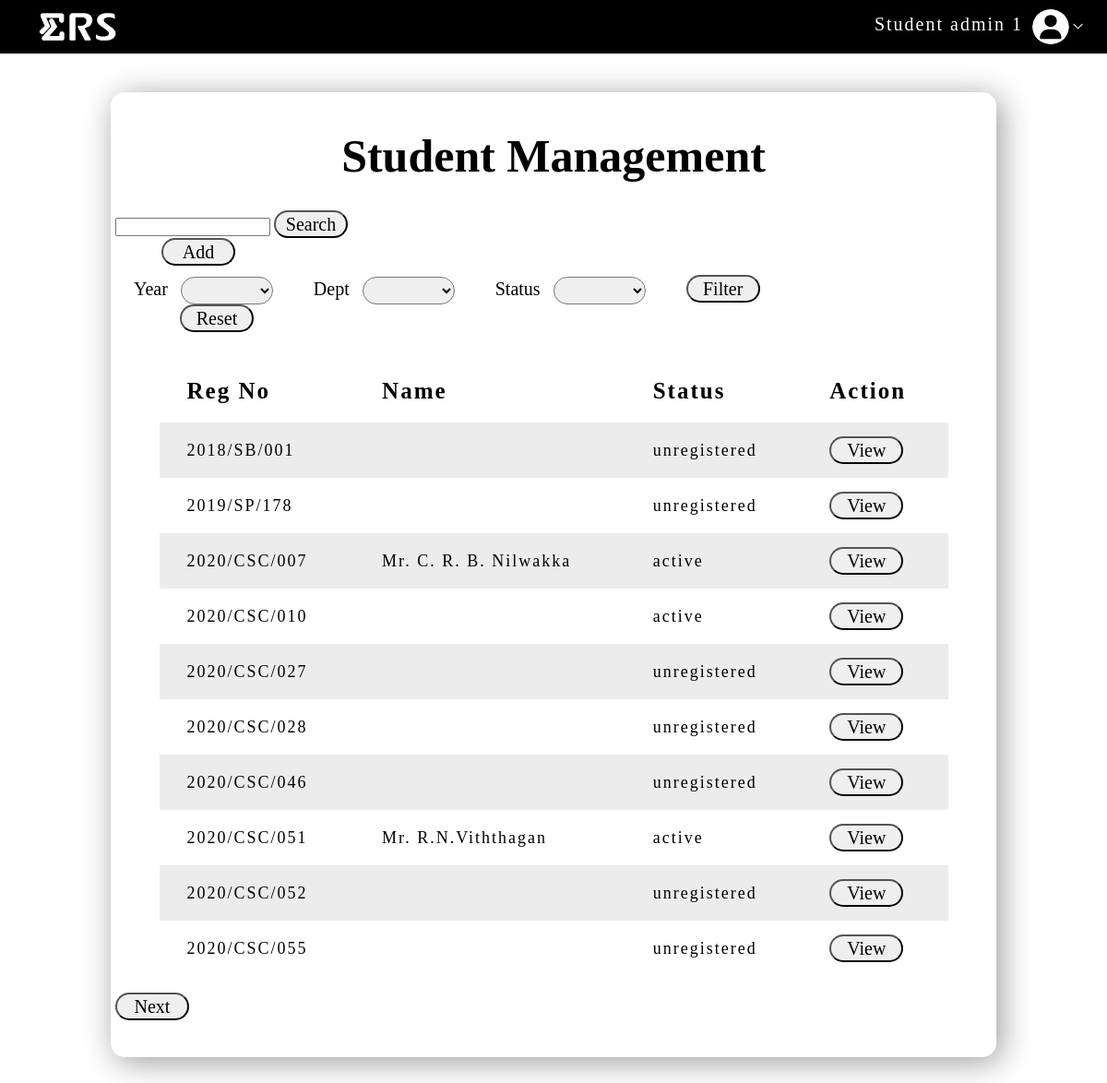
Page /admin/index.php?page=stud (signed in) on the committed database.
### tables this page shows
CREATE TABLE `student` (
  `regNo` varchar(12) NOT NULL,
  `title` varchar(5) DEFAULT NULL,
  `nameWithInitial` varchar(60) DEFAULT NULL,
  `fullName` varchar(150) DEFAULT NULL,
  `district` varchar(30) DEFAULT NULL,
  `mobileNo` varchar(11) DEFAULT NULL,
  `landlineNo` varchar(11) DEFAULT NULL,
  `homeAddress` varchar(300) DEFAULT NULL,
  `addressInJaffna` varchar(300) DEFAULT NULL,
  `profile_img` varchar(255) DEFAULT NULL
);

CREATE TABLE `student_check` (
  `regNo` varchar(12) NOT NULL,
  `email` varchar(80) NOT NULL,
  `password` varchar(255) DEFAULT NULL,
  `status` varchar(20) NOT NULL DEFAULT 'unregistered',
  `verificationCode` int(11) DEFAULT NULL,
  `verificationStatus` varchar(15) NOT NULL DEFAULT 'not_verified'
);

### config/adminName.php (called while the page is built, shortened)
<?php
$get_name = "SELECT name
FROM admin
WHERE email ='".$_SESSION['userid']."'";
$res = mysqli_query($con, $get_name)->fetch_assoc();
$userprofname = $res['name'];
?>

### admin/studentAdmin/admin_student.php (the view, shortened to what this page needs)
<?php
$current_page = isset($_GET['no']) ? intval($_GET['no']) : 1;
$records_per_page = 10;
$offset = ($current_page - 1) * $records_per_page;
$sql = "SELECT * FROM student INNER JOIN student_check ON student.regNo = student_check.regNo";
$limit = " LIMIT $offset, $records_per_page";
$year = "";
$dept = "";
$status = "";
$forcount = $sql;
$sql .= $limit;
$stdlist = mysqli_query($con, $sql);
?>
<link rel="stylesheet" type="text/css" href="../../assets/css/style_admin_student.css">
<h1>Student Management</h1>
<form  id="searchform"  action="index.php?page=stud" method="post">
    <input type="text" name="searchkey" value="<?php echo (isset($searchkey)) ? $searchkey : "" ?>" required>
    <button type="submit" name="search">Search</button>
</form>
<a href="index.php?page=addStud">
    <button id="add"> Add</button>
</a>
<div class="filter">
    <form id="filterform" method="post" action="index.php?page=stud">
        <label for="year">Year</label>
        <select name="year" id="year">
            <option value="none"></option>
            <?php
            $distinctYear = "SELECT DISTINCT SUBSTRING(regNo, 1, 4) AS starting_year FROM student";
            $result = $con->query($distinctYear);
            if ($result->num_rows > 0) {
                while ($row = $result->fetch_assoc()) {
                    echo "<option value='" . $row["starting_year"] . "' ";
                    echo ($year == $row["starting_year"]) ? "selected" : "";
                    echo ">" . $row["starting_year"] . "</option>";
                }
            }
            ?>
        </select>
        <?php
        $distinctDept = "SELECT DISTINCT SUBSTRING(SUBSTRING_INDEX(regNo, '/', 2), 6) AS code FROM student";
        $result = $con->query($distinctDept);
        if ($result->num_rows > 1) { ?>
            <label for="dept">Dept</label>
            <select for="dept" name="dept">
                <option value="none"></option>
                <?php
                while ($row = $result->fetch_assoc()) {
                    echo "<option value='" . $row["code"] . "' ";
                    echo ($dept == $row["code"]) ? "selected" : "";
                    echo ">" . $row["code"] . "</option>";
                }
                ?>
            </select>
            <?php
        }
        ?>
        <?php
        $distinctStatus = "SELECT DISTINCT status FROM student_check";
        $result = $con->query($distinctStatus);
        if ($result->num_rows > 1) { ?>
            <label for="status">Status</label>
            <select for="status" name="status">
                <option value="none"></option>
                <?php
                while ($row = $result->fetch_assoc()) {
                    echo "<option value='" . $row["status"] . "' ";
                    echo ($status == $row["status"]) ? "selected" : "";
                    echo ">" . $row["status"] . "</option>";
                }
                ?>
            </select>
            <?php
        }
        ?>
        <button type="submit" name="filter" value="Filter">Filter</button>
    </form>
    <a href="index.php?page=stud">
        <button id="add"> Reset</button>
    </a>
</div>
<table>
    <tr>
        <th>Reg No</th>
        <th>Name</th>
        <th>Status</th>
        <th>Action</th>
    </tr>
    <?php
    if (mysqli_num_rows($stdlist) > 0) {
    while ($row = mysqli_fetch_assoc($stdlist)) {
        ?>
        <tr>
            <td><?php echo $row['regNo']; ?></td>
            <td><?php echo ($row['title'] != "") ? $row['title'] . ". " : "";
                echo $row['nameWithInitial']; ?></td>
            <td><?php echo $row['status']; ?></td>
            <td>
                <button onclick="view('<?php echo $row['regNo']; ?>')">View</button>
            </td>
        </tr>
        <?php
    }
    } else {
        echo "<tr>
                 <td colspan='4'>No record found</td>
              </tr>
                                    ";
    }
    ?>
</table>
<?php
$next_page = $current_page + 1;
echo "<br>";
$count_result = mysqli_query($con, $forcount);
$total_records = $count_result->num_rows;
$total_pages = ceil($total_records / $records_per_page);
if ($next_page <= $total_pages) {
    echo "<button onclick='pagechange($next_page)'>Next</button>";
}
?>

### admin/navbar.php (shortened to what this page needs)
<nav>
    <img src="<?php echo $rpath;?>..\assets\img\panels\logo.png" class="logo">
    <div class="user">
        <p><?php echo $userprofname?></p>
        <img src="<?php echo $rpath;?>..\assets/img/panels/down.png" onclick="toggleMenu()">
    </div>
</nav>

### assets/css/style_index.css (style rules this page uses)
* { margin: 0; padding: 0; box-sizing: border-box; font-family: Cambria, Cochin, Georgia, Times, 'Times New Roman', serif; }
.card h1 { font-size: 50px; text-align: center; padding-bottom: 30px; }
nav { background: black; width: 100%; padding: 10px 2%; display: flex; align-items: center; justify-content: space-between; position: fixed; top: 0; }
.logo { width: 120px; }
.user { display: flex; }
.user p { padding-top: 5px; color: #fff; font-size: 20px; letter-spacing:2px; }
.user-pic { margin-left: 10px; margin-right: 2px; width: 40px; border-radius: 50%; cursor: pointer; }
.user img { padding-top: 10px; width: 15px; height: 25px; cursor: pointer; }

### assets/css/style_admin_student.css (style rules this page uses)
* { margin: 0; padding: 0; box-sizing: border-box; font-family: Cambria, Cochin, Georgia, Times, 'Times New Roman', serif; }
.card h1 { font-size: 50px; text-align: center; padding-bottom: 30px; }
.filter { margin-left: 20px; margin-right: 20px; }
#add { margin-left: 50px; margin-bottom: 10px; }
.filter select { width: 100px; height: 30px; border-radius: 15px; margin-right: 40px; }
button { width: 80px; height: 30px; border-radius: 15px; font-size: 20px; margin-right: 5%; }
.filter label { font-size: 20px; padding-right: 10px; }
table { width: 90%; border-collapse: collapse; text-align: left; overflow: hidden; margin: auto; margin-top: 20px; }
th { padding: 20px 30px; letter-spacing: 2px; font-size: 25px; }
td { padding: 15px 30px; letter-spacing: 2px; font-size: 18px; }
tr:nth-child(even) { background-color: #ececec; }
nav { background: black; width: 100%; padding: 10px 2%; display: flex; align-items: center; justify-content: space-between; position: fixed; top: 0; }
.logo { width: 120px; }
.user { display: flex; }
.user p { padding-top: 5px; color: #fff; font-size: 20px; letter-spacing:2px; }
.user-pic { margin-left: 10px; margin-right: 2px; width: 40px; border-radius: 50%; cursor: pointer; }
.user img { padding-top: 10px; width: 15px; height: 25px; cursor: pointer; }

### rows in the picture
student: regNo.regNo "2018/SB/001", regNo.status "unregistered"
student: regNo.regNo "2019/SP/178", regNo.status "unregistered"
student: regNo.regNo "2020/CSC/007", title "Mr", nameWithInitial "C. R. B. Nilwakka", regNo.status "active"
student: regNo.regNo "2020/CSC/010", regNo.status "active"
student: regNo.regNo "2020/CSC/027", regNo.status "unregistered"
student: regNo.regNo "2020/CSC/028", regNo.status "unregistered"
student: regNo.regNo "2020/CSC/046", regNo.status "unregistered"
student: regNo.regNo "2020/CSC/051", title "Mr", nameWithInitial "R.N.Viththagan", regNo.status "active"
student: regNo.regNo "2020/CSC/052", regNo.status "unregistered"
student: regNo.regNo "2020/CSC/055", regNo.status "unregistered"

### other values in the picture
$userprofname "Student admin 1"
